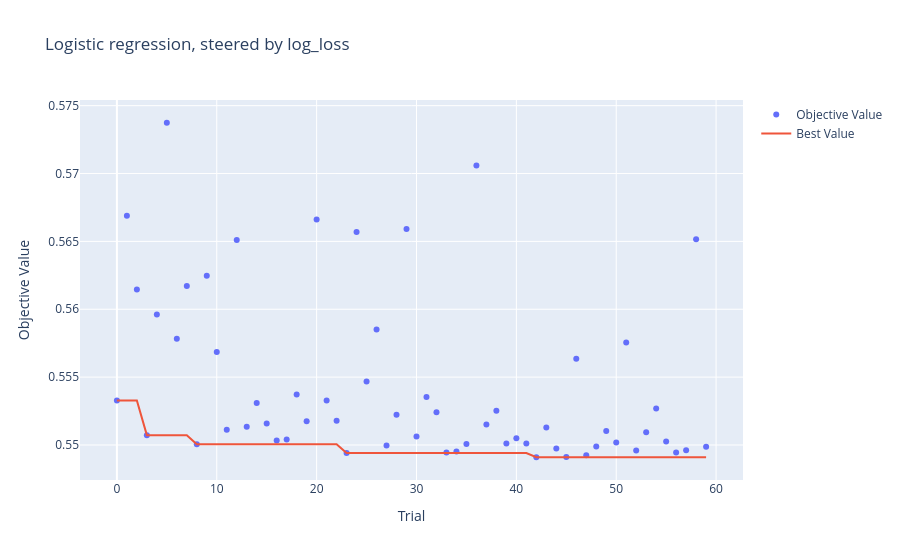
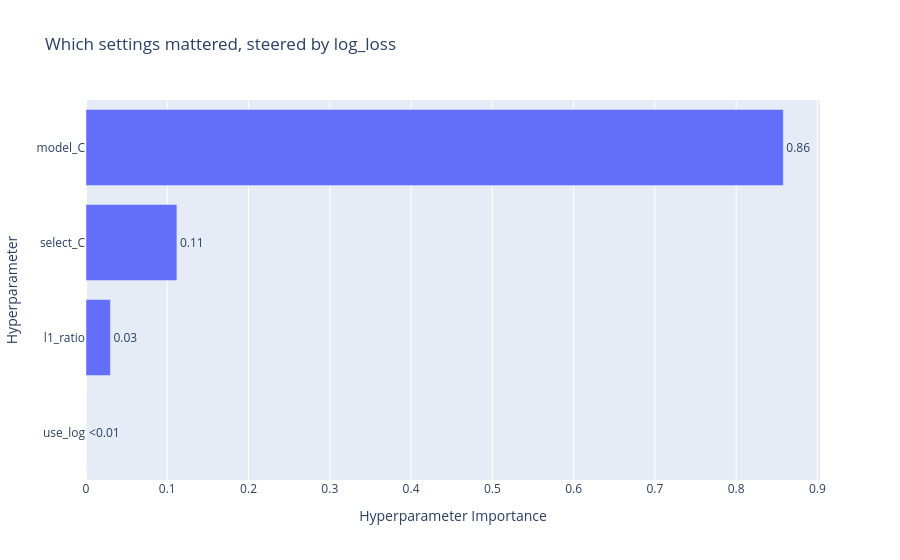
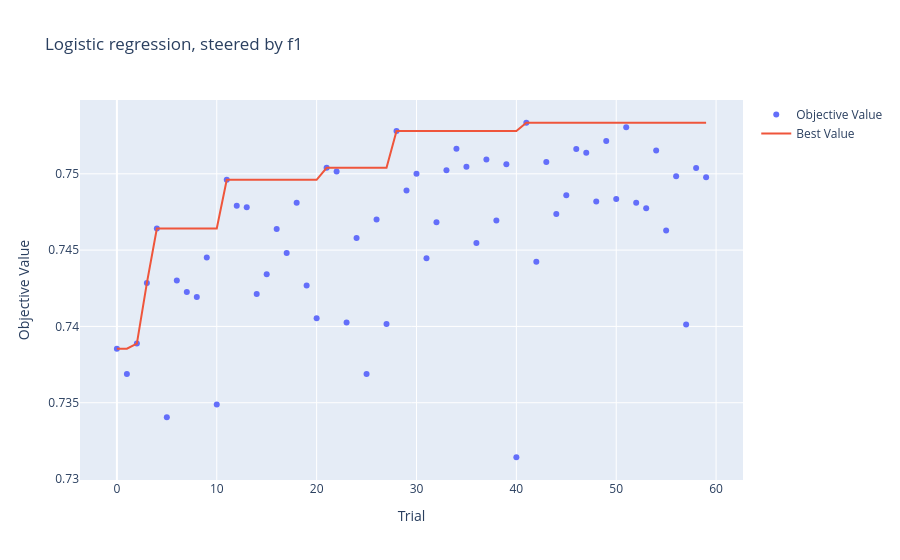
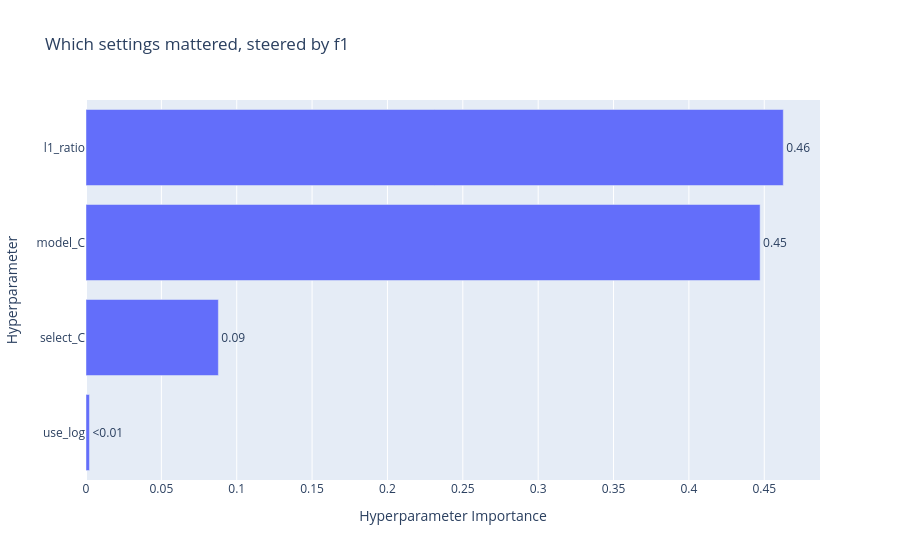

These figures' notebook cell, in order:
### Markdown cell above
The charts below show how each search progressed, which settings mattered most, and how log-loss and F1 relate across all trials.

### Code cell
from optuna.visualization import (
    plot_optimization_history, plot_param_importances, plot_slice,
)

for objective, study in study_lin.items():
    plot_optimization_history(study).update_layout(title=f"Logistic regression, steered by {objective}").show()
    plot_param_importances(study).update_layout(title=f"Which settings mattered, steered by {objective}").show()

# How log-loss moves with each setting (log-loss search)
plot_slice(study_lin["log_loss"]).update_layout(title="Log-loss against each setting").show()

### Figure 1 — Plotly figure (JSON) as saved in the notebook; plotly's stock layout.template omitted (floating-point values rounded to 4 significant figures)
{"data": [{"mode": "markers", "name": "Objective Value", "type": "scatter", "x": [0, 1, 2, 3, 4, 5, 6, 7, 8, 9, 10, 11, 12, 13, 14, 15, 16, 17, 18, 19, 20, 21, 22, 23, 24, 25, 26, 27, 28, 29, 30, 31, 32, 33, 34, 35, 36, 37, 38, 39, 40, 41, 42, 43, 44, 45, 46, 47, 48, 49, 50, 51, 52, 53, 54, 55, 56, 57, 58, 59], "y": [0.5533, 0.5669, 0.5615, 0.5507, 0.5596, 0.5737, 0.5578, 0.5617, 0.5501, 0.5625, 0.5569, 0.5511, 0.5651, 0.5513, 0.5531, 0.5516, 0.5503, 0.5504, 0.5537, 0.5518, 0.5666, 0.5533, 0.5518, 0.5494, 0.5657, 0.5547, 0.5585, 0.55, 0.5522, 0.5659, 0.5506, 0.5535, 0.5524, 0.5494, 0.5495, 0.5501, 0.5706, 0.5515, 0.5525, 0.5501, 0.5505, 0.5501, 0.5491, 0.5513, 0.5497, 0.5491, 0.5563, 0.5492, 0.5499, 0.551, 0.5502, 0.5575, 0.5496, 0.5509, 0.5527, 0.5502, 0.5494, 0.5496, 0.5652, 0.5499]}, {"mode": "lines", "name": "Best Value", "type": "scatter", "x": [0, 1, 2, 3, 4, 5, 6, 7, 8, 9, 10, 11, 12, 13, 14, 15, 16, 17, 18, 19, 20, 21, 22, 23, 24, 25, 26, 27, 28, 29, 30, 31, 32, 33, 34, 35, 36, 37, 38, 39, 40, 41, 42, 43, 44, 45, 46, 47, 48, 49, 50, 51, 52, 53, 54, 55, 56, 57, 58, 59], "y": [0.5533, 0.5533, 0.5533, 0.5507, 0.5507, 0.5507, 0.5507, 0.5507, 0.5501, 0.5501, 0.5501, 0.5501, 0.5501, 0.5501, 0.5501, 0.5501, 0.5501, 0.5501, 0.5501, 0.5501, 0.5501, 0.5501, 0.5501, 0.5494, 0.5494, 0.5494, 0.5494, 0.5494, 0.5494, 0.5494, 0.5494, 0.5494, 0.5494, 0.5494, 0.5494, 0.5494, 0.5494, 0.5494, 0.5494, 0.5494, 0.5494, 0.5494, 0.5491, 0.5491, 0.5491, 0.5491, 0.5491, 0.5491, 0.5491, 0.5491, 0.5491, 0.5491, 0.5491, 0.5491, 0.5491, 0.5491, 0.5491, 0.5491, 0.5491, 0.5491]}, {"marker": {"color": "#cccccc"}, "mode": "markers", "name": "Infeasible Trial", "showlegend": false, "type": "scatter", "x": [], "y": []}], "layout": {"title": {"text": "Logistic regression, steered by log_loss"}, "xaxis": {"title": {"text": "Trial"}}, "yaxis": {"title": {"text": "Objective Value"}}}}

### Figure 2 — Plotly figure (JSON) as saved in the notebook; plotly's stock layout.template omitted (floating-point values rounded to 4 significant figures)
{"data": [{"cliponaxis": false, "hovertemplate": ["use_log (CategoricalDistribution): 8.00345782449487e-06<extra></extra>", "l1_ratio (FloatDistribution): 0.030072544464401742<extra></extra>", "select_C (FloatDistribution): 0.11187179026990259<extra></extra>", "model_C (FloatDistribution): 0.8580476618078713<extra></extra>"], "name": "Objective Value", "orientation": "h", "text": ["<0.01", "0.03", "0.11", "0.86"], "textposition": "outside", "type": "bar", "x": [8.003e-06, 0.03007, 0.1119, 0.858], "y": ["use_log", "l1_ratio", "select_C", "model_C"]}], "layout": {"title": {"text": "Which settings mattered, steered by log_loss"}, "xaxis": {"title": {"text": "Hyperparameter Importance"}}, "yaxis": {"title": {"text": "Hyperparameter"}}}}

### Figure 3 — Plotly figure (JSON) as saved in the notebook; plotly's stock layout.template omitted (floating-point values rounded to 4 significant figures)
{"data": [{"mode": "markers", "name": "Objective Value", "type": "scatter", "x": [0, 1, 2, 3, 4, 5, 6, 7, 8, 9, 10, 11, 12, 13, 14, 15, 16, 17, 18, 19, 20, 21, 22, 23, 24, 25, 26, 27, 28, 29, 30, 31, 32, 33, 34, 35, 36, 37, 38, 39, 40, 41, 42, 43, 44, 45, 46, 47, 48, 49, 50, 51, 52, 53, 54, 55, 56, 57, 58, 59], "y": [0.7385, 0.7369, 0.7389, 0.7428, 0.7464, 0.7341, 0.743, 0.7422, 0.7419, 0.7445, 0.7349, 0.7496, 0.7479, 0.7478, 0.7421, 0.7434, 0.7464, 0.7448, 0.7481, 0.7427, 0.7405, 0.7504, 0.7502, 0.7403, 0.7458, 0.7369, 0.747, 0.7402, 0.7528, 0.7489, 0.75, 0.7445, 0.7468, 0.7502, 0.7516, 0.7505, 0.7455, 0.7509, 0.7469, 0.7506, 0.7314, 0.7533, 0.7442, 0.7508, 0.7474, 0.7486, 0.7516, 0.7514, 0.7482, 0.7521, 0.7484, 0.753, 0.7481, 0.7477, 0.7515, 0.7463, 0.7498, 0.7401, 0.7504, 0.7498]}, {"mode": "lines", "name": "Best Value", "type": "scatter", "x": [0, 1, 2, 3, 4, 5, 6, 7, 8, 9, 10, 11, 12, 13, 14, 15, 16, 17, 18, 19, 20, 21, 22, 23, 24, 25, 26, 27, 28, 29, 30, 31, 32, 33, 34, 35, 36, 37, 38, 39, 40, 41, 42, 43, 44, 45, 46, 47, 48, 49, 50, 51, 52, 53, 54, 55, 56, 57, 58, 59], "y": [0.7385, 0.7385, 0.7389, 0.7428, 0.7464, 0.7464, 0.7464, 0.7464, 0.7464, 0.7464, 0.7464, 0.7496, 0.7496, 0.7496, 0.7496, 0.7496, 0.7496, 0.7496, 0.7496, 0.7496, 0.7496, 0.7504, 0.7504, 0.7504, 0.7504, 0.7504, 0.7504, 0.7504, 0.7528, 0.7528, 0.7528, 0.7528, 0.7528, 0.7528, 0.7528, 0.7528, 0.7528, 0.7528, 0.7528, 0.7528, 0.7528, 0.7533, 0.7533, 0.7533, 0.7533, 0.7533, 0.7533, 0.7533, 0.7533, 0.7533, 0.7533, 0.7533, 0.7533, 0.7533, 0.7533, 0.7533, 0.7533, 0.7533, 0.7533, 0.7533]}, {"marker": {"color": "#cccccc"}, "mode": "markers", "name": "Infeasible Trial", "showlegend": false, "type": "scatter", "x": [], "y": []}], "layout": {"title": {"text": "Logistic regression, steered by f1"}, "xaxis": {"title": {"text": "Trial"}}, "yaxis": {"title": {"text": "Objective Value"}}}}

### Figure 4 — Plotly figure (JSON) as saved in the notebook; plotly's stock layout.template omitted (floating-point values rounded to 4 significant figures)
{"data": [{"cliponaxis": false, "hovertemplate": ["use_log (CategoricalDistribution): 0.002298180395440992<extra></extra>", "select_C (FloatDistribution): 0.08782281333932612<extra></extra>", "model_C (FloatDistribution): 0.44725069254002936<extra></extra>", "l1_ratio (FloatDistribution): 0.46262831372520347<extra></extra>"], "name": "Objective Value", "orientation": "h", "text": ["<0.01", "0.09", "0.45", "0.46"], "textposition": "outside", "type": "bar", "x": [0.002298, 0.08782, 0.4473, 0.4626], "y": ["use_log", "select_C", "model_C", "l1_ratio"]}], "layout": {"title": {"text": "Which settings mattered, steered by f1"}, "xaxis": {"title": {"text": "Hyperparameter Importance"}}, "yaxis": {"title": {"text": "Hyperparameter"}}}}
